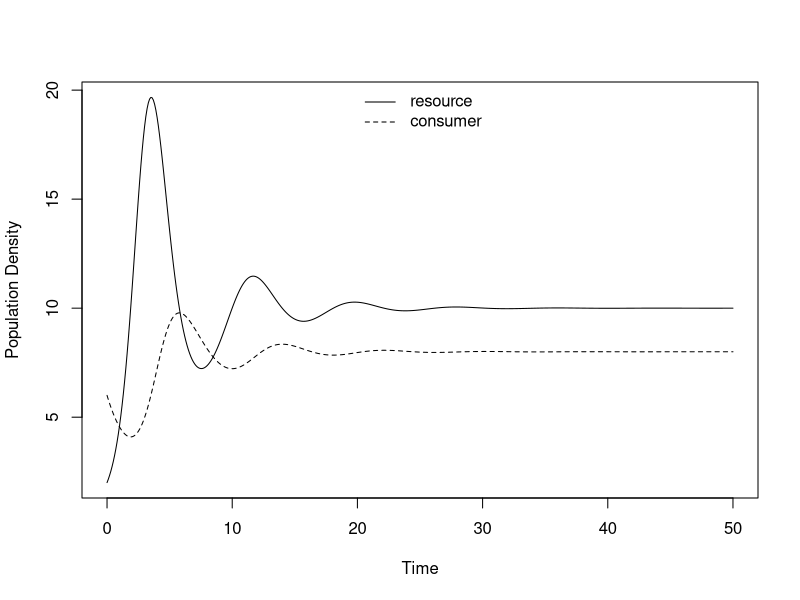
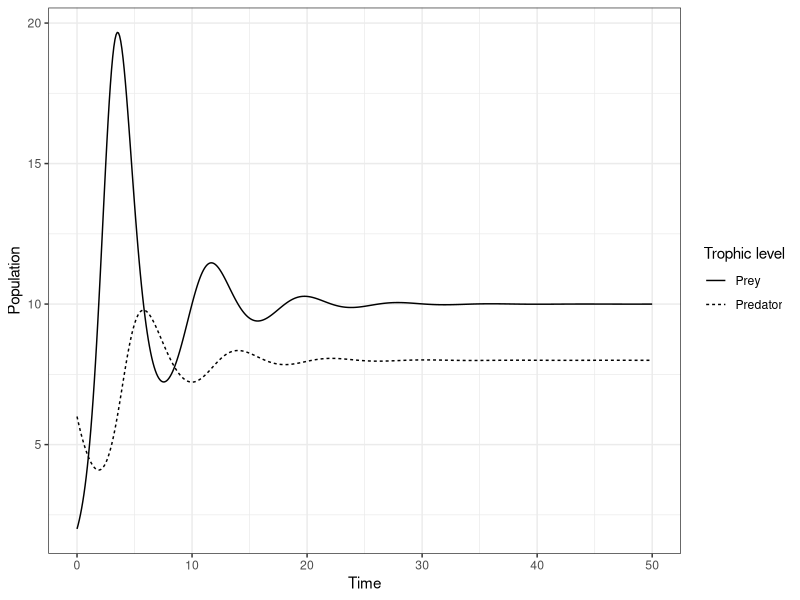
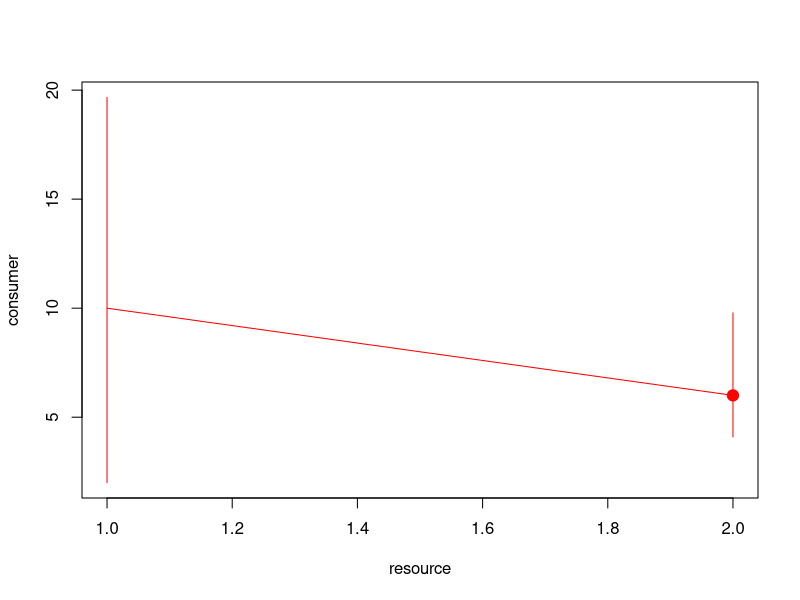

Write the R code that produced these figures, in order. (Note: this script raises an error after producing the figures.)
library(deSolve)
predpreyLV <- function(t, y, params) {
  R <- y[1]
  C <- y[2]
  with(as.list(params), {
    dR.dt <- r * R * (1 - R / k) - a * R * C
    dC.dt <- e * a * R * C - d * C
    return(list(c(dR.dt, dC.dt)))
  })
}
r <- 2
a <- 0.2
e <- 0.2
d <- 0.4
k <- 50

R0 <- 2
C0 <- 6
params1 <- c(r = r, a = a, e = e, d = d, k = k)
MaxTime <- 50 # length of the time series, can be changed at any time
Time <- seq(0, MaxTime, by = 0.1) # here we produce a sequence of time points at which we will determine the population densities
LV.out <- ode(c(R0, C0), Time, predpreyLV, params1) # here we call the function "ode" that does the hard work of numerical integration and which is part of the package "deSolve"

matplot(Time, (LV.out[, 2:3]), type = "l", lty = 1:2, col=1, ylab = "Population Density", xlab="Time")
legend("top", c(expression("resource"), expression("consumer")), lty = 1:2, bty = "n")

####PLOT WITH GGOPLOT####
library(ggplot2)
library(tidyr)
#Reshape to long format as it's more tidy
LV.out <- as.data.frame(LV.out)
LV.out$time <- as.numeric(LV.out$time)
LV.out <- gather(LV.out, key = "Trophic level", value = "Population_size", -time)
ggplot(data = LV.out, aes(x = time, y = Population_size, linetype = `Trophic level`)) +
  geom_line() +
  theme_bw() + 
  labs(x = "Time", y = "Population") +
  scale_linetype_discrete(labels=c('Prey', 'Predator'))

####Phase plane diagram####
plot(LV.out[, 2], LV.out[, 3], type = "l",  lty = 1, col = "red", ylab = "consumer", xlab = "resource")
points(R0, C0, cex = 1.5, pch = 19, col = "red") # adds a dot to show the starting density
lines(LV.out2[, 2], LV.out2[, 3], lty = 1, col = "blue") # adds the second simulation to the plot
points(R02, C02, cex = 1.5 ,pch = 19, col = "blue") # adds a dot to show the starting density
lines(LV.out3[, 2], LV.out3[, 3], lty = 1, col = "green") # adds the third simulation to the plot
points(R03, C03, cex = 1.5, pch = 19, col = "green") # adds a dot to show the starting density
legend("topright", c(expression("simulation 1"), expression("simulation 2"), expression("simulation 3")), lty = 1, col = c("red","blue","green"), bty = "n")
abline(h = r/a, lty = 2) # iso-cline for the resource, which is a horizontal line
abline(v = d/(e * a), lty = 2) # iso-cline for the consumer, which is a vertical line

R02 <- 4
C02 <- 8
params1 <- c(r = r, a = a, e = e, d = d, k = k)
MaxTime <- 50 # length of the time series, can be changed at any time
Time <- seq(0, MaxTime, by = 0.1) # here we produce a sequence of time points at which we will determine the population densities
LV.out2 <- ode(c(R02, C02), Time, predpreyLV, params1) # here we call the function "ode" that does the hard work of numerical integration and which is part of the package "deSolve"

R03 <- 4
C03 <- 8
params1 <- c(r = r, a = a, e = e, d = d, k = k)
MaxTime <- 50 # length of the time series, can be changed at any time
Time <- seq(0, MaxTime, by = 0.1) # here we produce a sequence of time points at which we will determine the population densities
LV.out2 <- ode(c(R03, C03), Time, predpreyLV, params1) # here we call the function "ode" that does the hard work of numerical integration and which is part of the package "deSolve"
